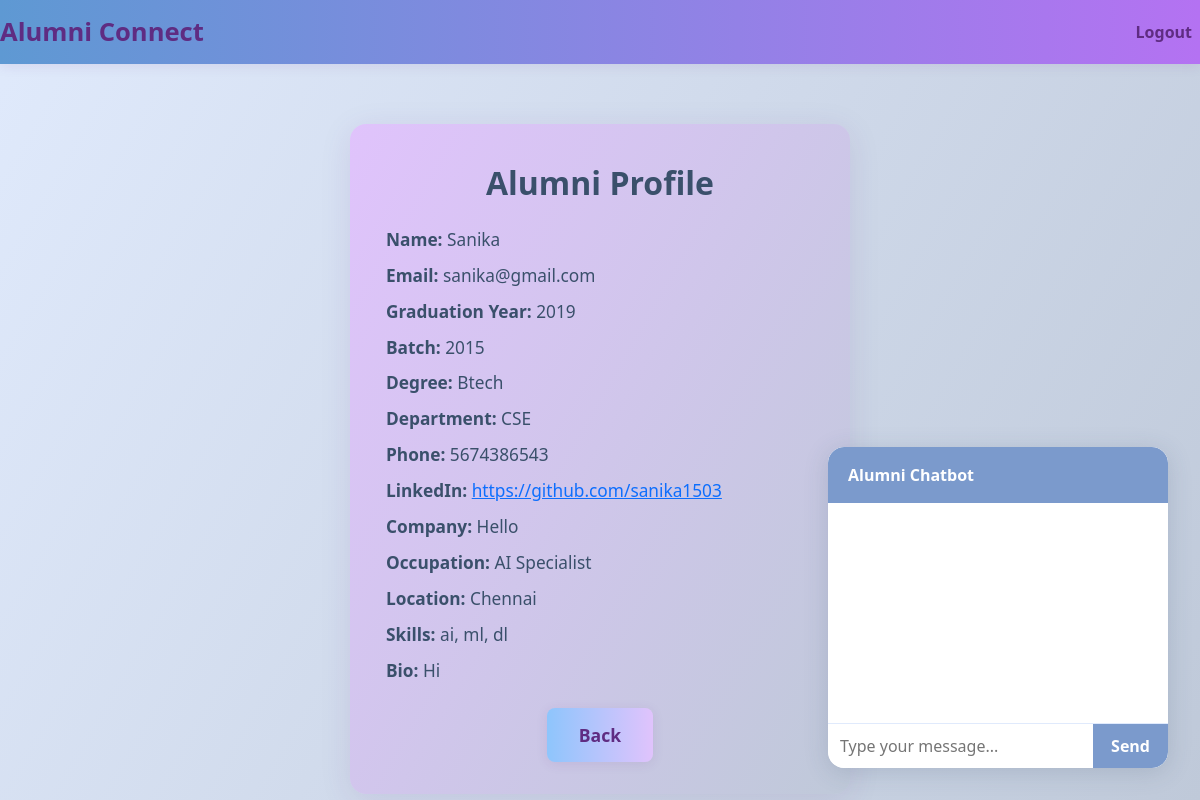
The app's page /alumni/profile (signed in) with its own data.
### models.py (models this page shows)
class User(UserMixin, db.Model):
    id = db.Column(db.Integer, primary_key=True)
    name = db.Column(db.String(150), nullable=False)
    email = db.Column(db.String(150), unique=True, nullable=False)
    password = db.Column(db.String(256), nullable=False)
    role = db.Column(db.String(20), nullable=False)  # alumni, student, admin

class AlumniProfile(db.Model):
    id = db.Column(db.Integer, primary_key=True)
    user_id = db.Column(db.Integer, db.ForeignKey('user.id'), unique=True)
    name=db.Column(db.String(150), nullable=False)
    email=db.Column(db.String(150), unique=True, nullable=False)
    graduation_year = db.Column(db.Integer)
    batch = db.Column(db.String(50))
    degree = db.Column(db.String(100))
    department = db.Column(db.String(100))
    phone = db.Column(db.String(20))
    linkedin = db.Column(db.String(200))
    company = db.Column(db.String(150))
    location = db.Column(db.String(100))
    occupation = db.Column(db.String(150))
    bio = db.Column(db.Text)
    skills = db.Column(db.Text)

### alumni/routes.py (the view)
@alumni_bp.route("/profile")
@login_required
def profile():
    if current_user.role != "alumni":
        return "Unauthorized", 403
    profile = AlumniProfile.query.filter_by(user_id=current_user.id).first()
    return render_template("alumni_profile.html", user=current_user, profile=profile)

### app.py (called while the page is built)
@login_manager.user_loader
def load_user(user_id):
    return User.query.get(int(user_id))

### templates/alumni_profile.html
{% extends "base.html" %}
{% block content %}
<div class="alumni-profile-card">
    <h2>Alumni Profile</h2>
    {% if profile %}
    <div class="profile-details text-start">
        <p><strong>Name:</strong> {{ user.name }}</p>
        <p><strong>Email:</strong> {{ user.email }}</p>
        <p><strong>Graduation Year:</strong> {{ profile.graduation_year }}</p>
        <p><strong>Batch:</strong> {{ profile.batch }}</p>
        <p><strong>Degree:</strong> {{ profile.degree }}</p>
        <p><strong>Department:</strong> {{ profile.department }}</p>
        <p><strong>Phone:</strong> {{ profile.phone }}</p>
        <p><strong>LinkedIn:</strong> <a href="{{ profile.linkedin }}" target="_blank">{{ profile.linkedin }}</a></p>
        <p><strong>Company:</strong> {{ profile.company }}</p>
        <p><strong>Occupation:</strong> {{ profile.occupation }}</p>
        <p><strong>Location:</strong> {{ profile.location }}</p>
        <p><strong>Skills:</strong> {{ profile.skills }}</p>
        <p><strong>Bio:</strong> {{ profile.bio }}</p>
    </div>
    {% else %}
    <div class="text-muted">No profile information found.</div>
    {% endif %}
    <div class="mt-4">
        <a href="{{ url_for('alumni.alumni_home') }}" class="btn btn-secondary">Back</a>
    </div>
</div>
{% endblock %}

### templates/base.html (shortened to what this page needs)
<!DOCTYPE html>
<html>
<head>
    <link rel="stylesheet" href="https://cdn.jsdelivr.net/npm/bootstrap@5.3.0/dist/css/bootstrap.min.css">
    <link rel="stylesheet" href="{{ url_for('static', filename='style.css') }}">
</head>
<body>
<nav class="navbar navbar-expand-lg" style="background: linear-gradient(90deg, #5e99d3ff 0%, #b472f2ff 100%); box-shadow: 0 2px 12px rgba(95,44,130,0.10);">
    <a class="navbar-brand fw-bold" style="color:#5f2c82; font-size:1.6rem;" href="{{ url_for('home') }}">Alumni Connect</a>
    <div class="navbar-nav ms-auto">
        {% if current_user.is_authenticated %}
            <a class="nav-link fw-semibold" style="color:#5f2c82;" href="{{ url_for('auth.logout') }}">Logout</a>
        {% else %}
            <a class="nav-link fw-semibold" style="color:#5f2c82;" href="{{ url_for('auth.login') }}">Login</a>
            <a class="nav-link fw-semibold" style="color:#5f2c82;" href="{{ url_for('auth.signup') }}">Signup</a>
        {% endif %}
    </div>
</nav>
<div class="container mt-4">
    {% block content %}{% endblock %}
</div>
</body>
{% include 'chatbot_widget.html' %}
</html>

### templates/chatbot_widget.html (shortened to what this page needs)
<div id="chatbot-container" style="position:fixed;bottom:32px;right:32px;z-index:9999;">
  <div id="chatbot-window" style="width:340px;background:#f8f9fa;border-radius:16px;box-shadow:0 4px 24px rgba(58,80,107,0.18);padding:0;overflow:hidden;">
    <div style="background:#7b9acc;color:#fff;padding:16px 20px;font-weight:600;border-top-left-radius:16px;border-top-right-radius:16px;">Alumni Chatbot</div>
    <div id="chatbot-messages" style="height:220px;overflow-y:auto;padding:16px 12px;font-size:1.05rem;background:#fff;"></div>
    <form id="chatbot-form" style="display:flex;border-top:1px solid #e0eafc;">
      <input type="text" id="chatbot-input" placeholder="Type your message..." style="flex:1;padding:10px 12px;border:none;border-bottom-left-radius:16px;font-size:1rem;outline:none;">
      <button type="submit" style="background:#7b9acc;color:#fff;border:none;padding:0 18px;font-weight:600;border-bottom-right-radius:16px;">Send</button>
    </form>
  </div>
</div>

### static/style.css (style rules this page uses)
.profile-details { margin-top: 24px; font-size: 1.08rem; color: #3a506b; }
.profile-details p { margin-bottom: 10px; }
.alumni-profile-card { max-width: 500px; margin: 60px auto 0 auto; background: linear-gradient(120deg, #e0c3fc 0%, #bfc9d9 100%); border-radius: 16px; box-shadow: 0 6px 32px rgba(95,44,130,0.10); padding: 40px 36px 32px 36px; text-align: center; transition: box-shadow 0.2s, transform 0.2s; animation: fadeInUp 0.8s; }
.alumni-profile-card h2 { margin-bottom: 24px; color: #3a506b; font-size: 2rem; font-weight: 700; }
body { background: linear-gradient(120deg, #e0eafc 0%, #bfc9d9 100%); min-height: 100vh; }
h1, h2 { color: #3a506b; }
.btn { padding: 14px 32px; border-radius: 8px; font-size: 1.1rem; font-weight: 600; text-decoration: none; box-shadow: 0 2px 12px rgba(95,44,130,0.10); transition: background 0.2s, transform 0.2s; background: linear-gradient(90deg, #8ec5fc 0%, #e0c3fc 100%); color: #5f2c82; border: none; cursor: pointer; position: relative; overflow: hidden; }

### records on screen
User: name "Sanika", email "sanika@gmail.com"
AlumniProfile: graduation_year "2019", batch "2015", degree "Btech", department "CSE", phone "5674386543", linkedin "https://github.com/sanika1503", company "Hello", occupation "AI Specialist", location "Chennai", skills "ai, ml, dl", bio "Hi"
